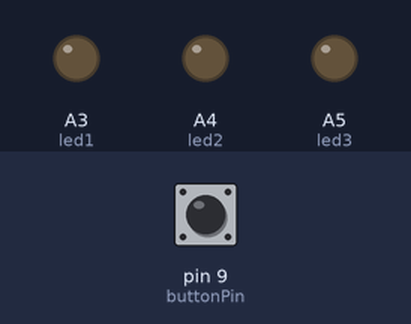
This sketch was run on a simulated Arduino Uno, built with avr-gcc and run on an emulated ATmega328P. On the bench: output pins drawn as LEDs (lit = HIGH). The test bench sets the inputs (shaded band); at power-on: pin 9 (buttonPin) HIGH.

Above: at 1.2 s.
1.3 s: pin 9 (buttonPin) pulled LOW for 3.2 s
At 1.8 s:
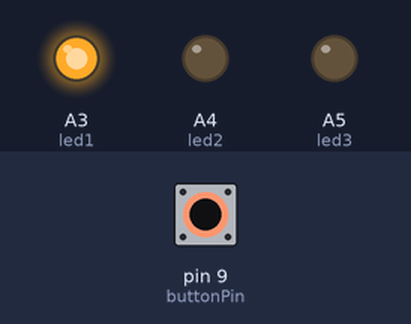
At 2.6 s:
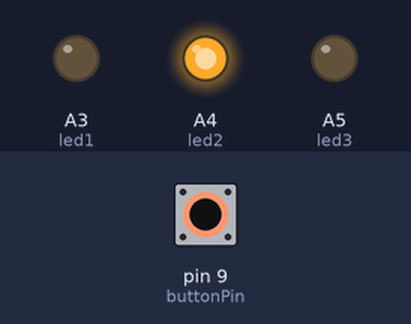
Timing chart, 0 to 6.8 s (numbered marks = the images above; inputs shaded):
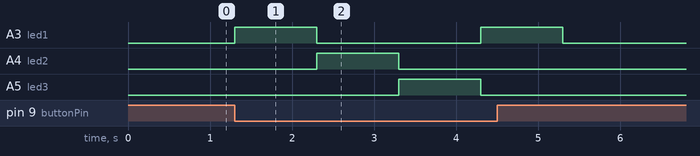

The sketch:

2.ino
```cpp
const int buttonPin = 9;

const int led1 = A3;
const int led2 = A4;
const int led3 = A5;

void setup()
{
  pinMode(buttonPin, INPUT_PULLUP);

  pinMode(led1, OUTPUT);
  pinMode(led2, OUTPUT);
  pinMode(led3, OUTPUT);
}

void loop()
{

  while (digitalRead(buttonPin) == HIGH)
  {
    digitalWrite(led1, LOW);
    digitalWrite(led2, LOW);
    digitalWrite(led3, LOW);
  }

  while (digitalRead(buttonPin) == LOW)
  {

    digitalWrite(led1, HIGH);
    delay(1000);
    digitalWrite(led1, LOW);

    if (digitalRead(buttonPin) == HIGH) break;

    digitalWrite(led2, HIGH);
    delay(1000);
    digitalWrite(led2, LOW);

    if (digitalRead(buttonPin) == HIGH) break;

    digitalWrite(led3, HIGH);
    delay(1000);
    digitalWrite(led3, LOW);
  }
}
```

Measured:
- after the input at 1.3 s, A3 (led1): alternates HIGH for 1.0 s and LOW for 2.0 s, 4 changes in all, then stays LOW, starting at once; A4 (led2): LOW → HIGH after 1.0 s, → LOW 1.0 s later; A5 (led3): LOW → HIGH after 2.0 s, → LOW 1.0 s later
